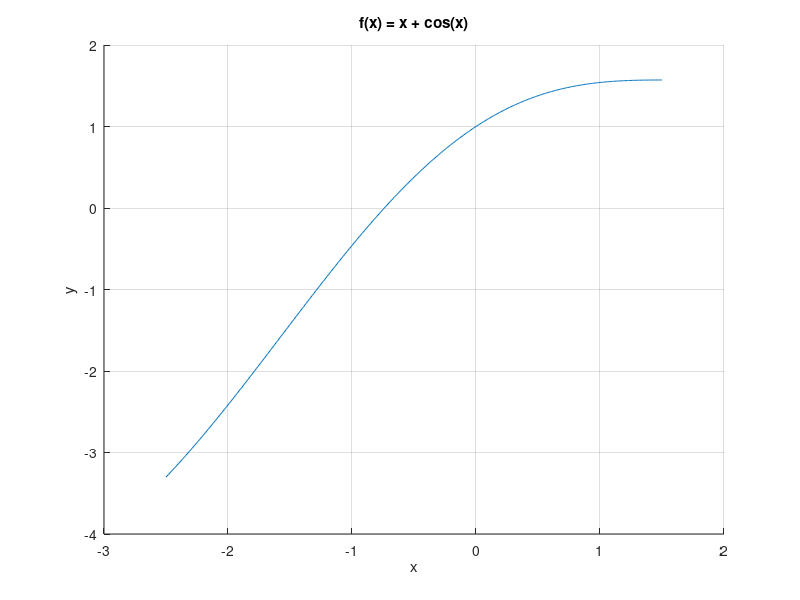

This chart was generated by the following MATLAB code:
f = @(x) x + cos(x);
x = -2.5 : 0.01 : 1.5;
y = f(x);

figure();
grid on;
hold on;
plot(x, y);
xlabel('x');
ylabel('y');
title('f(x) = x + cos(x)');

fzero(f, -2);
